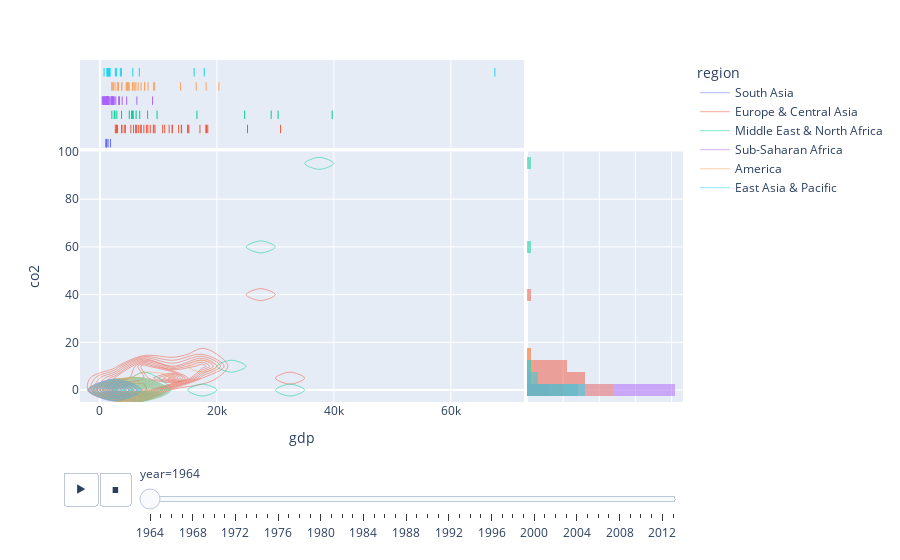

Notebook code for this chart:
### Code cell
dens1 = px.density_contour(data, x="gdp", y="co2", color="region", marginal_x="rug", marginal_y="histogram",
                           animation_frame='year', animation_group='region')
dens1.show()

### Figure 1 — Plotly figure (JSON) as saved in the notebook; plotly's stock layout.template omitted (floating-point values rounded to 4 significant figures)
{"data": [{"contours": {"coloring": "none"}, "hovertemplate": "region=South Asia<br>year=1964<br>gdp=%{x}<br>co2=%{y}<br>count=%{z}<extra></extra>", "ids": ["South Asia", "South Asia", "South Asia", "South Asia", "South Asia", "South Asia"], "legendgroup": "South Asia", "line": {"color": "#636efa"}, "name": "South Asia", "showlegend": true, "type": "histogram2dcontour", "x": [1182, 1138, 1125, 1002, 1396, 1809], "xaxis": "x", "xbingroup": "x", "y": [0.0863, 0.055, 0.309, 0.014, 0.324, 0.21], "yaxis": "y", "ybingroup": "y"}, {"alignmentgroup": "True", "boxpoints": "all", "fillcolor": "rgba(255,255,255,0)", "hoveron": "points", "hovertemplate": "region=South Asia<br>year=1964<br>gdp=%{x}<extra></extra>", "jitter": 0, "legendgroup": "South Asia", "line": {"color": "rgba(255,255,255,0)"}, "marker": {"color": "#636efa", "symbol": "line-ns-open"}, "name": "South Asia", "offsetgroup": "South Asia", "showlegend": false, "type": "box", "x": [1182, 1138, 1125, 1002, 1396, 1809], "xaxis": "x3", "yaxis": "y3"}, {"alignmentgroup": "True", "bingroup": "y", "hovertemplate": "region=South Asia<br>year=1964<br>co2=%{y}<br>count=%{x}<extra></extra>", "legendgroup": "South Asia", "marker": {"color": "#636efa"}, "name": "South Asia", "offsetgroup": "South Asia", "opacity": 0.5, "showlegend": false, "type": "histogram", "xaxis": "x2", "y": [0.0863, 0.055, 0.309, 0.014, 0.324, 0.21], "yaxis": "y2"}, {"contours": {"coloring": "none"}, "hovertemplate": "region=Europe & Central Asia<br>year=1964<br>gdp=%{x}<br>co2=%{y}<br>count=%{z}<extra></extra>", "ids": ["Europe & Central Asia", "Europe & Central Asia", "Europe & Central Asia", "Europe & Central Asia", "Europe & Central Asia", "Europe & Central Asia", "Europe & Central Asia", "Europe & Central Asia", "Europe & Central Asia", "Europe & Central Asia", "Europe & Central Asia", "Europe & Central Asia", "Europe & Central Asia", "Europe & Central Asia", "Europe & Central Asia", "Europe & Central Asia", "Europe & Central Asia", "Europe & Central Asia", "Europe & Central Asia", "Europe & Central Asia", "Europe & Central Asia", "Europe & Central Asia", "Europe & Central Asia", "Europe & Central Asia", "Europe & Central Asia", "Europe & Central Asia", "Europe & Central Asia", "Europe & Central Asia", "Europe & Central Asia", "Europe & Central Asia", "Europe & Central Asia", "Europe & Central Asia", "Europe & Central Asia", "Europe & Central Asia", "Europe & Central Asia", "Europe & Central Asia", "Europe & Central Asia", "Europe & Central Asia", "Europe & Central Asia"], "legendgroup": "Europe & Central Asia", "line": {"color": "#EF553B"}, "name": "Europe & Central Asia", "showlegend": true, "type": "histogram2dcontour", "x": [3023, 2823, 13915, 5751, 4357, 14995, 6110, 6563, 18228, 12389, 13969, 3707, 17100, 8197, 11083, 13450, 9215, 12343, 9418, 10728, 25235, 2830, 4162, 15204, 18118, 7078, 6902, 7512, 11836, 9135, 8611, 18434, 30886, 3769, 5296, 7952, 6239, 15067, 2636], "xaxis": "x", "xbingroup": "x", "y": [1.09, 1.45, 5.37, 6.75, 5.51, 11, 5.25, 1.73, 9.14, 5.02, 7.13, 1.91, 12.8, 1.57, 6.16, 6.91, 5, 3.43, 12.1, 4.05, 37.6, 1.56, 3.43, 8.01, 4.38, 7.83, 1.23, 3.75, 8.87, 9.24, 2.02, 7.86, 4.92, 1.63, 0.871, 9.64, 7.53, 11.3, 6.11], "yaxis": "y", "ybingroup": "y"}, {"alignmentgroup": "True", "boxpoints": "all", "fillcolor": "rgba(255,255,255,0)", "hoveron": "points", "hovertemplate": "region=Europe & Central Asia<br>year=1964<br>gdp=%{x}<extra></extra>", "jitter": 0, "legendgroup": "Europe & Central Asia", "line": {"color": "rgba(255,255,255,0)"}, "marker": {"color": "#EF553B", "symbol": "line-ns-open"}, "name": "Europe & Central Asia", "offsetgroup": "Europe & Central Asia", "showlegend": false, "type": "box", "x": [3023, 2823, 13915, 5751, 4357, 14995, 6110, 6563, 18228, 12389, 13969, 3707, 17100, 8197, 11083, 13450, 9215, 12343, 9418, 10728, 25235, 2830, 4162, 15204, 18118, 7078, 6902, 7512, 11836, 9135, 8611, 18434, 30886, 3769, 5296, 7952, 6239, 15067, 2636], "xaxis": "x3", "yaxis": "y3"}, {"alignmentgroup": "True", "bingroup": "y", "hovertemplate": "region=Europe & Central Asia<br>year=1964<br>co2=%{y}<br>count=%{x}<extra></extra>", "legendgroup": "Europe & Central Asia", "marker": {"color": "#EF553B"}, "name": "Europe & Central Asia", "offsetgroup": "Europe & Central Asia", "opacity": 0.5, "showlegend": false, "type": "histogram", "xaxis": "x2", "y": [1.09, 1.45, 5.37, 6.75, 5.51, 11, 5.25, 1.73, 9.14, 5.02, 7.13, 1.91, 12.8, 1.57, 6.16, 6.91, 5, 3.43, 12.1, 4.05, 37.6, 1.56, 3.43, 8.01, 4.38, 7.83, 1.23, 3.75, 8.87, 9.24, 2.02, 7.86, 4.92, 1.63, 0.871, 9.64, 7.53, 11.3, 6.11], "yaxis": "y2"}, {"contours": {"coloring": "none"}, "hovertemplate": "region=Middle East & North Africa<br>year=1964<br>gdp=%{x}<br>co2=%{y}<br>count=%{z}<extra></extra>", "ids": ["Middle East & North Africa", "Middle East & North Africa", "Middle East & North Africa", "Middle East & North Africa", "Middle East & North Africa", "Middle East & North Africa", "Middle East & North Africa", "Middle East & North Africa", "Middle East & North Africa", "Middle East & North Africa", "Middle East & North Africa", "Middle East & North Africa", "Middle East & North Africa", "Middle East & North Africa", "Middle East & North Africa", "Middle East & North Africa", "Middle East & North Africa", "Middle East & North Africa"], "legendgroup": "Middle East & North Africa", "line": {"color": "#00cc96"}, "name": "Middle East & North Africa", "showlegend": true, "type": "histogram2dcontour", "x": [5693, 24751, 3700, 2443, 6188, 6805, 8152, 5556, 29279, 9767, 30463, 2040, 5419, 39711, 16587, 2894, 2575, 5021], "xaxis": "x", "xbingroup": "x", "y": [0.46, 8.74, 0.784, 0.849, 1.96, 1.12, 3.74, 1.13, 59.6, 1.6, 0.398, 0.319, 0.0181, 92.9, 1.51, 0.84, 0.618, 0.132], "yaxis": "y", "ybingroup": "y"}, {"alignmentgroup": "True", "boxpoints": "all", "fillcolor": "rgba(255,255,255,0)", "hoveron": "points", "hovertemplate": "region=Middle East & North Africa<br>year=1964<br>gdp=%{x}<extra></extra>", "jitter": 0, "legendgroup": "Middle East & North Africa", "line": {"color": "rgba(255,255,255,0)"}, "marker": {"color": "#00cc96", "symbol": "line-ns-open"}, "name": "Middle East & North Africa", "offsetgroup": "Middle East & North Africa", "showlegend": false, "type": "box", "x": [5693, 24751, 3700, 2443, 6188, 6805, 8152, 5556, 29279, 9767, 30463, 2040, 5419, 39711, 16587, 2894, 2575, 5021], "xaxis": "x3", "yaxis": "y3"}, {"alignmentgroup": "True", "bingroup": "y", "hovertemplate": "region=Middle East & North Africa<br>year=1964<br>co2=%{y}<br>count=%{x}<extra></extra>", "legendgroup": "Middle East & North Africa", "marker": {"color": "#00cc96"}, "name": "Middle East & North Africa", "offsetgroup": "Middle East & North Africa", "opacity": 0.5, "showlegend": false, "type": "histogram", "xaxis": "x2", "y": [0.46, 8.74, 0.784, 0.849, 1.96, 1.12, 3.74, 1.13, 59.6, 1.6, 0.398, 0.319, 0.0181, 92.9, 1.51, 0.84, 0.618, 0.132], "yaxis": "y2"}, {"contours": {"coloring": "none"}, "hovertemplate": "region=Sub-Saharan Africa<br>year=1964<br>gdp=%{x}<br>co2=%{y}<br>count=%{z}<extra></extra>", "ids": ["Sub-Saharan Africa", "Sub-Saharan Africa", "Sub-Saharan Africa", "Sub-Saharan Africa", "Sub-Saharan Africa", "Sub-Saharan Africa", "Sub-Saharan Africa", "Sub-Saharan Africa", "Sub-Saharan Africa", "Sub-Saharan Africa", "Sub-Saharan Africa", "Sub-Saharan Africa", "Sub-Saharan Africa", "Sub-Saharan Africa", "Sub-Saharan Africa", "Sub-Saharan Africa", "Sub-Saharan Africa", "Sub-Saharan Africa", "Sub-Saharan Africa", "Sub-Saharan Africa", "Sub-Saharan Africa", "Sub-Saharan Africa", "Sub-Saharan Africa", "Sub-Saharan Africa", "Sub-Saharan Africa", "Sub-Saharan Africa", "Sub-Saharan Africa", "Sub-Saharan Africa", "Sub-Saharan Africa", "Sub-Saharan Africa", "Sub-Saharan Africa", "Sub-Saharan Africa", "Sub-Saharan Africa", "Sub-Saharan Africa", "Sub-Saharan Africa", "Sub-Saharan Africa", "Sub-Saharan Africa", "Sub-Saharan Africa", "Sub-Saharan Africa", "Sub-Saharan Africa", "Sub-Saharan Africa", "Sub-Saharan Africa"], "legendgroup": "Sub-Saharan Africa", "line": {"color": "#ab63fa"}, "name": "Sub-Saharan Africa", "showlegend": true, "type": "histogram2dcontour", "x": [4573, 1159, 711, 603, 1910, 895, 1409, 1342, 2108, 2282, 3312, 1041, 698, 2454, 1312, 2322, 870, 1440, 1922, 1287, 2273, 391, 799, 2254, 3334, 540, 1437, 3803, 506, 1675, 2118, 6318, 1333, 1131, 9004, 2126, 2713, 1176, 1483, 965, 3214, 1976], "xaxis": "x", "xbingroup": "x", "y": [0.201, 0.0553, 0.0216, 0.0158, 0.0597, 0.131, 0.0305, 0.054, 0.117, 0.232, 0.183, 0.0946, 0.0167, 0.364, 0.0743, 0.22, 0.184, 0.0911, 0.307, 0.395, 0.0861, 0.0833, 0.032, 0.122, 0.419, 0.267, 0.0251, 0.148, 0.0116, 0.171, 0.258, 0.161, 0.125, 0.0452, 6.16, 0.219, 0.0288, 0.0912, 0.0794, 0.0634, 0.949, 1.05], "yaxis": "y", "ybingroup": "y"}, {"alignmentgroup": "True", "boxpoints": "all", "fillcolor": "rgba(255,255,255,0)", "hoveron": "points", "hovertemplate": "region=Sub-Saharan Africa<br>year=1964<br>gdp=%{x}<extra></extra>", "jitter": 0, "legendgroup": "Sub-Saharan Africa", "line": {"color": "rgba(255,255,255,0)"}, "marker": {"color": "#ab63fa", "symbol": "line-ns-open"}, "name": "Sub-Saharan Africa", "offsetgroup": "Sub-Saharan Africa", "showlegend": false, "type": "box", "x": [4573, 1159, 711, 603, 1910, 895, 1409, 1342, 2108, 2282, 3312, 1041, 698, 2454, 1312, 2322, 870, 1440, 1922, 1287, 2273, 391, 799, 2254, 3334, 540, 1437, 3803, 506, 1675, 2118, 6318, 1333, 1131, 9004, 2126, 2713, 1176, 1483, 965, 3214, 1976], "xaxis": "x3", "yaxis": "y3"}, {"alignmentgroup": "True", "bingroup": "y", "hovertemplate": "region=Sub-Saharan Africa<br>year=1964<br>co2=%{y}<br>count=%{x}<extra></extra>", "legendgroup": "Sub-Saharan Africa", "marker": {"color": "#ab63fa"}, "name": "Sub-Saharan Africa", "offsetgroup": "Sub-Saharan Africa", "opacity": 0.5, "showlegend": false, "type": "histogram", "xaxis": "x2", "y": [0.201, 0.0553, 0.0216, 0.0158, 0.0597, 0.131, 0.0305, 0.054, 0.117, 0.232, 0.183, 0.0946, 0.0167, 0.364, 0.0743, 0.22, 0.184, 0.0911, 0.307, 0.395, 0.0861, 0.0833, 0.032, 0.122, 0.419, 0.267, 0.0251, 0.148, 0.0116, 0.171, 0.258, 0.161, 0.125, 0.0452, 6.16, 0.219, 0.0288, 0.0912, 0.0794, 0.0634, 0.949, 1.05], "yaxis": "y2"}, {"contours": {"coloring": "none"}, "hovertemplate": "region=America<br>year=1964<br>gdp=%{x}<br>co2=%{y}<br>count=%{z}<extra></extra>", "ids": ["America", "America", "America", "America", "America", "America", "America", "America", "America", "America", "America", "America", "America", "America", "America", "America", "America", "America", "America", "America", "America", "America", "America", "America", "America", "America", "America", "America", "America", "America"], "legendgroup": "America", "line": {"color": "#FFA15A"}, "name": "America", "showlegend": true, "type": "histogram2dcontour", "x": [5008, 8227, 18160, 5681, 2114, 2971, 4707, 16464, 6537, 3749, 4495, 9179, 4786, 4585, 2316, 3722, 3164, 2024, 2583, 5965, 7045, 5559, 4852, 3163, 6155, 7650, 9362, 20338, 7644, 13789], "xaxis": "x", "xbingroup": "x", "y": [1.54, 2.54, 8.12, 0.766, 0.818, 0.371, 0.699, 12.3, 2.08, 1.17, 0.439, 1.84, 0.421, 0.397, 0.234, 0.374, 1.02, 0.0718, 0.317, 2.35, 1.72, 0.474, 0.974, 0.205, 1.09, 1.87, 4.2, 16.5, 1.71, 5.97], "yaxis": "y", "ybingroup": "y"}, {"alignmentgroup": "True", "boxpoints": "all", "fillcolor": "rgba(255,255,255,0)", "hoveron": "points", "hovertemplate": "region=America<br>year=1964<br>gdp=%{x}<extra></extra>", "jitter": 0, "legendgroup": "America", "line": {"color": "rgba(255,255,255,0)"}, "marker": {"color": "#FFA15A", "symbol": "line-ns-open"}, "name": "America", "offsetgroup": "America", "showlegend": false, "type": "box", "x": [5008, 8227, 18160, 5681, 2114, 2971, 4707, 16464, 6537, 3749, 4495, 9179, 4786, 4585, 2316, 3722, 3164, 2024, 2583, 5965, 7045, 5559, 4852, 3163, 6155, 7650, 9362, 20338, 7644, 13789], "xaxis": "x3", "yaxis": "y3"}, {"alignmentgroup": "True", "bingroup": "y", "hovertemplate": "region=America<br>year=1964<br>co2=%{y}<br>count=%{x}<extra></extra>", "legendgroup": "America", "marker": {"color": "#FFA15A"}, "name": "America", "offsetgroup": "America", "opacity": 0.5, "showlegend": false, "type": "histogram", "xaxis": "x2", "y": [1.54, 2.54, 8.12, 0.766, 0.818, 0.371, 0.699, 12.3, 2.08, 1.17, 0.439, 1.84, 0.421, 0.397, 0.234, 0.374, 1.02, 0.0718, 0.317, 2.35, 1.72, 0.474, 0.974, 0.205, 1.09, 1.87, 4.2, 16.5, 1.71, 5.97], "yaxis": "y2"}, {"contours": {"coloring": "none"}, "hovertemplate": "region=East Asia & Pacific<br>year=1964<br>gdp=%{x}<br>co2=%{y}<br>count=%{z}<extra></extra>", "ids": ["East Asia & Pacific", "East Asia & Pacific", "East Asia & Pacific", "East Asia & Pacific", "East Asia & Pacific", "East Asia & Pacific", "East Asia & Pacific", "East Asia & Pacific", "East Asia & Pacific", "East Asia & Pacific", "East Asia & Pacific", "East Asia & Pacific", "East Asia & Pacific", "East Asia & Pacific", "East Asia & Pacific", "East Asia & Pacific", "East Asia & Pacific", "East Asia & Pacific", "East Asia & Pacific", "East Asia & Pacific"], "legendgroup": "East Asia & Pacific", "line": {"color": "#19d3f3"}, "name": "East Asia & Pacific", "showlegend": true, "type": "histogram2dcontour", "x": [16098, 67522, 1548, 713, 3671, 1694, 6741, 2639, 1383, 1358, 17837, 1324, 2825, 3498, 5613, 1190, 1725, 1610, 1553, 1285], "xaxis": "x", "xbingroup": "x", "y": [9.8, 3.49, 0.0539, 0.618, 0.944, 0.229, 3.69, 0.404, 1.9, 0.125, 5.08, 0.122, 0.428, 0.208, 2.02, 0.138, 0.242, 0.153, 0.864, 0.321], "yaxis": "y", "ybingroup": "y"}, {"alignmentgroup": "True", "boxpoints": "all", "fillcolor": "rgba(255,255,255,0)", "hoveron": "points", "hovertemplate": "region=East Asia & Pacific<br>year=1964<br>gdp=%{x}<extra></extra>", "jitter": 0, "legendgroup": "East Asia & Pacific", "line": {"color": "rgba(255,255,255,0)"}, "marker": {"color": "#19d3f3", "symbol": "line-ns-open"}, "name": "East Asia & Pacific", "offsetgroup": "East Asia & Pacific", "showlegend": false, "type": "box", "x": [16098, 67522, 1548, 713, 3671, 1694, 6741, 2639, 1383, 1358, 17837, 1324, 2825, 3498, 5613, 1190, 1725, 1610, 1553, 1285], "xaxis": "x3", "yaxis": "y3"}, {"alignmentgroup": "True", "bingroup": "y", "hovertemplate": "region=East Asia & Pacific<br>year=1964<br>co2=%{y}<br>count=%{x}<extra></extra>", "legendgroup": "East Asia & Pacific", "marker": {"color": "#19d3f3"}, "name": "East Asia & Pacific", "offsetgroup": "East Asia & Pacific", "opacity": 0.5, "showlegend": false, "type": "histogram", "xaxis": "x2", "y": [9.8, 3.49, 0.0539, 0.618, 0.944, 0.229, 3.69, 0.404, 1.9, 0.125, 5.08, 0.122, 0.428, 0.208, 2.02, 0.138, 0.242, 0.153, 0.864, 0.321], "yaxis": "y2"}], "layout": {"barmode": "overlay", "legend": {"title": {"text": "region"}, "tracegroupgap": 0}, "margin": {"t": 60}, "sliders": [{"active": 0, "currentvalue": {"prefix": "year="}, "len": 0.9, "pad": {"b": 10, "t": 60}, "steps": [{"args": [["1964"], {"frame": {"duration": 0, "redraw": true}, "fromcurrent": true, "mode": "immediate", "transition": {"duration": 0, "easing": "linear"}}], "label": "1964", "method": "animate"}, {"args": [["1965"], {"frame": {"duration": 0, "redraw": true}, "fromcurrent": true, "mode": "immediate", "transition": {"duration": 0, "easing": "linear"}}], "label": "1965", "method": "animate"}, {"args": [["1966"], {"frame": {"duration": 0, "redraw": true}, "fromcurrent": true, "mode": "immediate", "transition": {"duration": 0, "easing": "linear"}}], "label": "1966", "method": "animate"}, {"args": [["1967"], {"frame": {"duration": 0, "redraw": true}, "fromcurrent": true, "mode": "immediate", "transition": {"duration": 0, "easing": "linear"}}], "label": "1967", "method": "animate"}, {"args": [["1968"], {"frame": {"duration": 0, "redraw": true}, "fromcurrent": true, "mode": "immediate", "transition": {"duration": 0, "easing": "linear"}}], "label": "1968", "method": "animate"}, {"args": [["1969"], {"frame": {"duration": 0, "redraw": true}, "fromcurrent": true, "mode": "immediate", "transition": {"duration": 0, "easing": "linear"}}], "label": "1969", "method": "animate"}, {"args": [["1970"], {"frame": {"duration": 0, "redraw": true}, "fromcurrent": true, "mode": "immediate", "transition": {"duration": 0, "easing": "linear"}}], "label": "1970", "method": "animate"}, {"args": [["1971"], {"frame": {"duration": 0, "redraw": true}, "fromcurrent": true, "mode": "immediate", "transition": {"duration": 0, "easing": "linear"}}], "label": "1971", "method": "animate"}, {"args": [["1972"], {"frame": {"duration": 0, "redraw": true}, "fromcurrent": true, "mode": "immediate", "transition": {"duration": 0, "easing": "linear"}}], "label": "1972", "method": "animate"}, {"args": [["1973"], {"frame": {"duration": 0, "redraw": true}, "fromcurrent": true, "mode": "immediate", "transition": {"duration": 0, "easing": "linear"}}], "label": "1973", "method": "animate"}, {"args": [["1974"], {"frame": {"duration": 0, "redraw": true}, "fromcurrent": true, "mode": "immediate", "transition": {"duration": 0, "easing": "linear"}}], "label": "1974", "method": "animate"}, {"args": [["1975"], {"frame": {"duration": 0, "redraw": true}, "fromcurrent": true, "mode": "immediate", "transition": {"duration": 0, "easing": "linear"}}], "label": "1975", "method": "animate"}, {"args": [["1976"], {"frame": {"duration": 0, "redraw": true}, "fromcurrent": true, "mode": "immediate", "transition": {"duration": 0, "easing": "linear"}}], "label": "1976", "method": "animate"}, {"args": [["1977"], {"frame": {"duration": 0, "redraw": true}, "fromcurrent": true, "mode": "immediate", "transition": {"duration": 0, "easing": "linear"}}], "label": "1977", "method": "animate"}, {"args": [["1978"], {"frame": {"duration": 0, "redraw": true}, "fromcurrent": true, "mode": "immediate", "transition": {"duration": 0, "easing": "linear"}}], "label": "1978", "method": "animate"}, {"args": [["1979"], {"frame": {"duration": 0, "redraw": true}, "fromcurrent": true, "mode": "immediate", "transition": {"duration": 0, "easing": "linear"}}], "label": "1979", "method": "animate"}, {"args": [["1980"], {"frame": {"duration": 0, "redraw": true}, "fromcurrent": true, "mode": "immediate", "transition": {"duration": 0, "easing": "linear"}}], "label": "1980", "method": "animate"}, {"args": [["1981"], {"frame": {"duration": 0, "redraw": true}, "fromcurrent": true, "mode": "immediate", "transition": {"duration": 0, "easing": "linear"}}], "label": "1981", "method": "animate"}, {"args": [["1982"], {"frame": {"duration": 0, "redraw": true}, "fromcurrent": true, "mode": "immediate", "transition": {"duration": 0, "easing": "linear"}}], "label": "1982", "method": "animate"}, {"args": [["1983"], {"frame": {"duration": 0, "redraw": true}, "fromcurrent": true, "mode": "immediate", "transition": {"duration": 0, "easing": "linear"}}], "label": "1983", "method": "animate"}, {"args": [["1984"], {"frame": {"duration": 0, "redraw": true}, "fromcurrent": true, "mode": "immediate", "transition": {"duration": 0, "easing": "linear"}}], "label": "1984", "method": "animate"}, {"args": [["1985"], {"frame": {"duration": 0, "redraw": true}, "fromcurrent": true, "mode": "immediate", "transition": {"duration": 0, "easing": "linear"}}], "label": "1985", "method": "animate"}, {"args": [["1986"], {"frame": {"duration": 0, "redraw": true}, "fromcurrent": true, "mode": "immediate", "transition": {"duration": 0, "easing": "linear"}}], "label": "1986", "method": "animate"}, {"args": [["1987"], {"frame": {"duration": 0, "redraw": true}, "fromcurrent": true, "mode": "immediate", "transition": {"duration": 0, "easing": "linear"}}], "label": "1987", "method": "animate"}, {"args": [["1988"], {"frame": {"duration": 0, "redraw": true}, "fromcurrent": true, "mode": "immediate", "transition": {"duration": 0, "easing": "linear"}}], "label": "1988", "method": "animate"}, {"args": [["1989"], {"frame": {"duration": 0, "redraw": true}, "fromcurrent": true, "mode": "immediate", "transition": {"duration": 0, "easing": "linear"}}], "label": "1989", "method": "animate"}, {"args": [["1990"], {"frame": {"duration": 0, "redraw": true}, "fromcurrent": true, "mode": "immediate", "transition": {"duration": 0, "easing": "linear"}}], "label": "1990", "method": "animate"}, {"args": [["1991"], {"frame": {"duration": 0, "redraw": true}, "fromcurrent": true, "mode": "immediate", "transition": {"duration": 0, "easing": "linear"}}], "label": "1991", "method": "animate"}, {"args": [["1992"], {"frame": {"duration": 0, "redraw": true}, "fromcurrent": true, "mode": "immediate", "transition": {"duration": 0, "easing": "linear"}}], "label": "1992", "method": "animate"}, {"args": [["1993"], {"frame": {"duration": 0, "redraw": true}, "fromcurrent": true, "mode": "immediate", "transition": {"duration": 0, "easing": "linear"}}], "label": "1993", "method": "animate"}, {"args": [["1994"], {"frame": {"duration": 0, "redraw": true}, "fromcurrent": true, "mode": "immediate", "transition": {"duration": 0, "easing": "linear"}}], "label": "1994", "method": "animate"}, {"args": [["1995"], {"frame": {"duration": 0, "redraw": true}, "fromcurrent": true, "mode": "immediate", "transition": {"duration": 0, "easing": "linear"}}], "label": "1995", "method": "animate"}, {"args": [["1996"], {"frame": {"duration": 0, "redraw": true}, "fromcurrent": true, "mode": "immediate", "transition": {"duration": 0, "easing": "linear"}}], "label": "1996", "method": "animate"}, {"args": [["1997"], {"frame": {"duration": 0, "redraw": true}, "fromcurrent": true, "mode": "immediate", "transition": {"duration": 0, "easing": "linear"}}], "label": "1997", "method": "animate"}, {"args": [["1998"], {"frame": {"duration": 0, "redraw": true}, "fromcurrent": true, "mode": "immediate", "transition": {"duration": 0, "easing": "linear"}}], "label": "1998", "method": "animate"}, {"args": [["1999"], {"frame": {"duration": 0, "redraw": true}, "fromcurrent": true, "mode": "immediate", "transition": {"duration": 0, "easing": "linear"}}], "label": "1999", "method": "animate"}, {"args": [["2000"], {"frame": {"duration": 0, "redraw": true}, "fromcurrent": true, "mode": "immediate", "transition": {"duration": 0, "easing": "linear"}}], "label": "2000", "method": "animate"}, {"args": [["2001"], {"frame": {"duration": 0, "redraw": true}, "fromcurrent": true, "mode": "immediate", "transition": {"duration": 0, "easing": "linear"}}], "label": "2001", "method": "animate"}, {"args": [["2002"], {"frame": {"duration": 0, "redraw": true}, "fromcurrent": true, "mode": "immediate", "transition": {"duration": 0, "easing": "linear"}}], "label": "2002", "method": "animate"}, {"args": [["2003"], {"frame": {"duration": 0, "redraw": true}, "fromcurrent": true, "mode": "immediate", "transition": {"duration": 0, "easing": "linear"}}], "label": "2003", "method": "animate"}, {"args": [["2004"], {"frame": {"duration": 0, "redraw": true}, "fromcurrent": true, "mode": "immediate", "transition": {"duration": 0, "easing": "linear"}}], "label": "2004", "method": "animate"}, {"args": [["2005"], {"frame": {"duration": 0, "redraw": true}, "fromcurrent": true, "mode": "immediate", "transition": {"duration": 0, "easing": "linear"}}], "label": "2005", "method": "animate"}, {"args": [["2006"], {"frame": {"duration": 0, "redraw": true}, "fromcurrent": true, "mode": "immediate", "transition": {"duration": 0, "easing": "linear"}}], "label": "2006", "method": "animate"}, {"args": [["2007"], {"frame": {"duration": 0, "redraw": true}, "fromcurrent": true, "mode": "immediate", "transition": {"duration": 0, "easing": "linear"}}], "label": "2007", "method": "animate"}, {"args": [["2008"], {"frame": {"duration": 0, "redraw": true}, "fromcurrent": true, "mode": "immediate", "transition": {"duration": 0, "easing": "linear"}}], "label": "2008", "method": "animate"}, {"args": [["2009"], {"frame": {"duration": 0, "redraw": true}, "fromcurrent": true, "mode": "immediate", "transition": {"duration": 0, "easing": "linear"}}], "label": "2009", "method": "animate"}, {"args": [["2010"], {"frame": {"duration": 0, "redraw": true}, "fromcurrent": true, "mode": "immediate", "transition": {"duration": 0, "easing": "linear"}}], "label": "2010", "method": "animate"}, {"args": [["2011"], {"frame": {"duration": 0, "redraw": true}, "fromcurrent": true, "mode": "immediate", "transition": {"duration": 0, "easing": "linear"}}], "label": "2011", "method": "animate"}, {"args": [["2012"], {"frame": {"duration": 0, "redraw": true}, "fromcurrent": true, "mode": "immediate", "transition": {"duration": 0, "easing": "linear"}}], "label": "2012", "method": "animate"}, {"args": [["2013"], {"frame": {"duration": 0, "redraw": true}, "fromcurrent": true, "mode": "immediate", "transition": {"duration": 0, "easing": "linear"}}], "label": "2013", "method": "animate"}], "x": 0.1, "xanchor": "left", "y": 0, "yanchor": "top"}], "updatemenus": [{"buttons": [{"args": [null, {"frame": {"duration": 500, "redraw": true}, "fromcurrent": true, "mode": "immediate", "transition": {"duration": 500, "easing": "linear"}}], "label": "&#9654;", "method": "animate"}, {"args": [[null], {"frame": {"duration": 0, "redraw": true}, "fromcurrent": true, "mode": "immediate", "transition": {"duration": 0, "easing": "linear"}}], "label": "&#9724;", "method": "animate"}], "direction": "left", "pad": {"r": 10, "t": 70}, "showactive": false, "type": "buttons", "x": 0.1, "xanchor": "right", "y": 0, "yanchor": "top"}], "xaxis": {"anchor": "y", "domain": [0, 0.7363], "title": {"text": "gdp"}}, "xaxis2": {"anchor": "y2", "domain": [0.7413, 1], "matches": "x2", "showgrid": true, "showline": false, "showticklabels": false, "ticks": ""}, "xaxis3": {"anchor": "y3", "domain": [0, 0.7363], "matches": "x", "showgrid": true, "showticklabels": false}, "xaxis4": {"anchor": "y4", "domain": [0.7413, 1], "matches": "x2", "showgrid": true, "showline": false, "showticklabels": false, "ticks": ""}, "yaxis": {"anchor": "x", "domain": [0, 0.7326], "title": {"text": "co2"}}, "yaxis2": {"anchor": "x2", "domain": [0, 0.7326], "matches": "y", "showgrid": true, "showticklabels": false}, "yaxis3": {"anchor": "x3", "domain": [0.7426, 1], "matches": "y3", "showgrid": false, "showline": false, "showticklabels": false, "ticks": ""}, "yaxis4": {"anchor": "x4", "domain": [0.7426, 1], "matches": "y3", "showgrid": true, "showline": false, "showticklabels": false, "ticks": ""}}}
